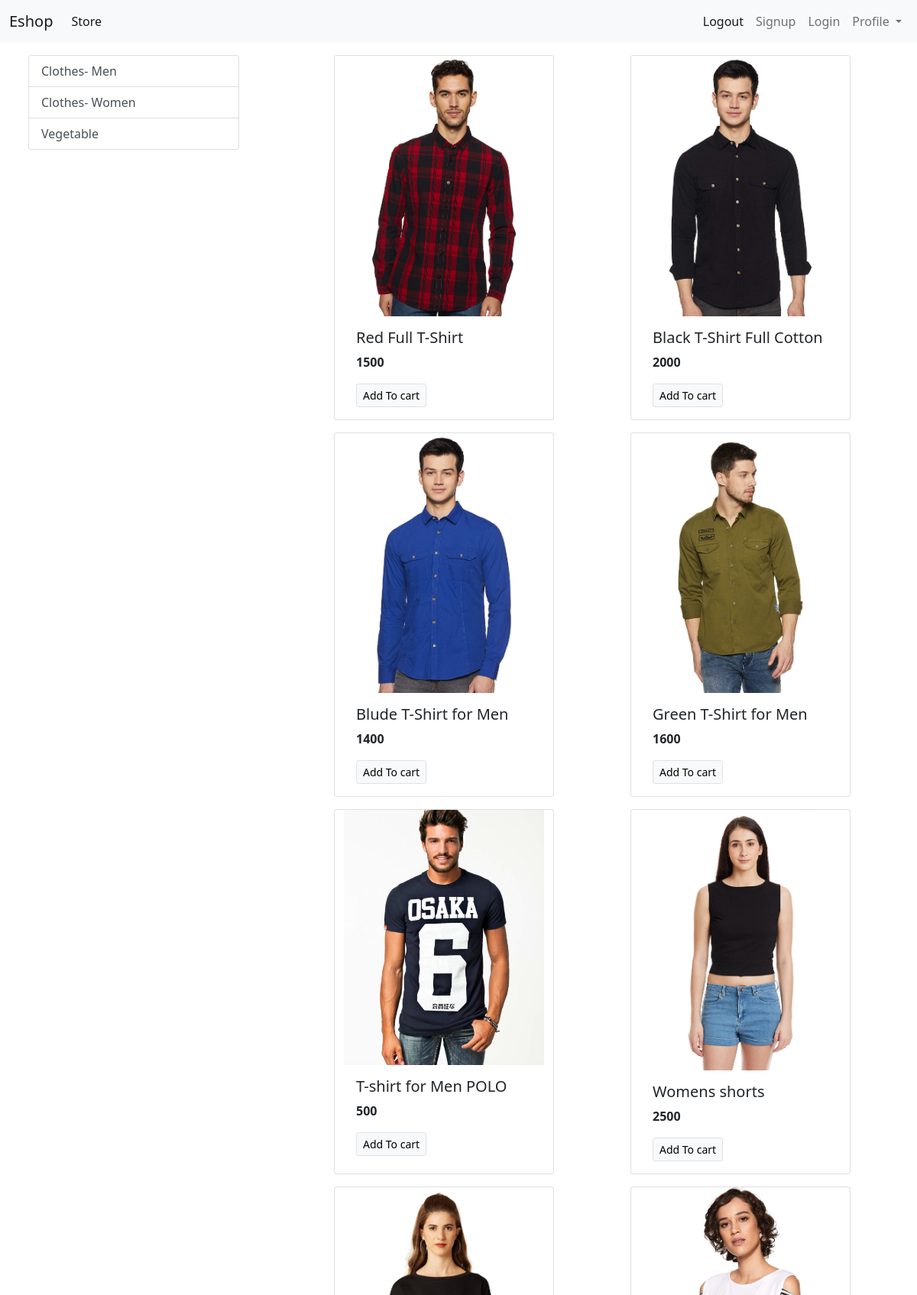
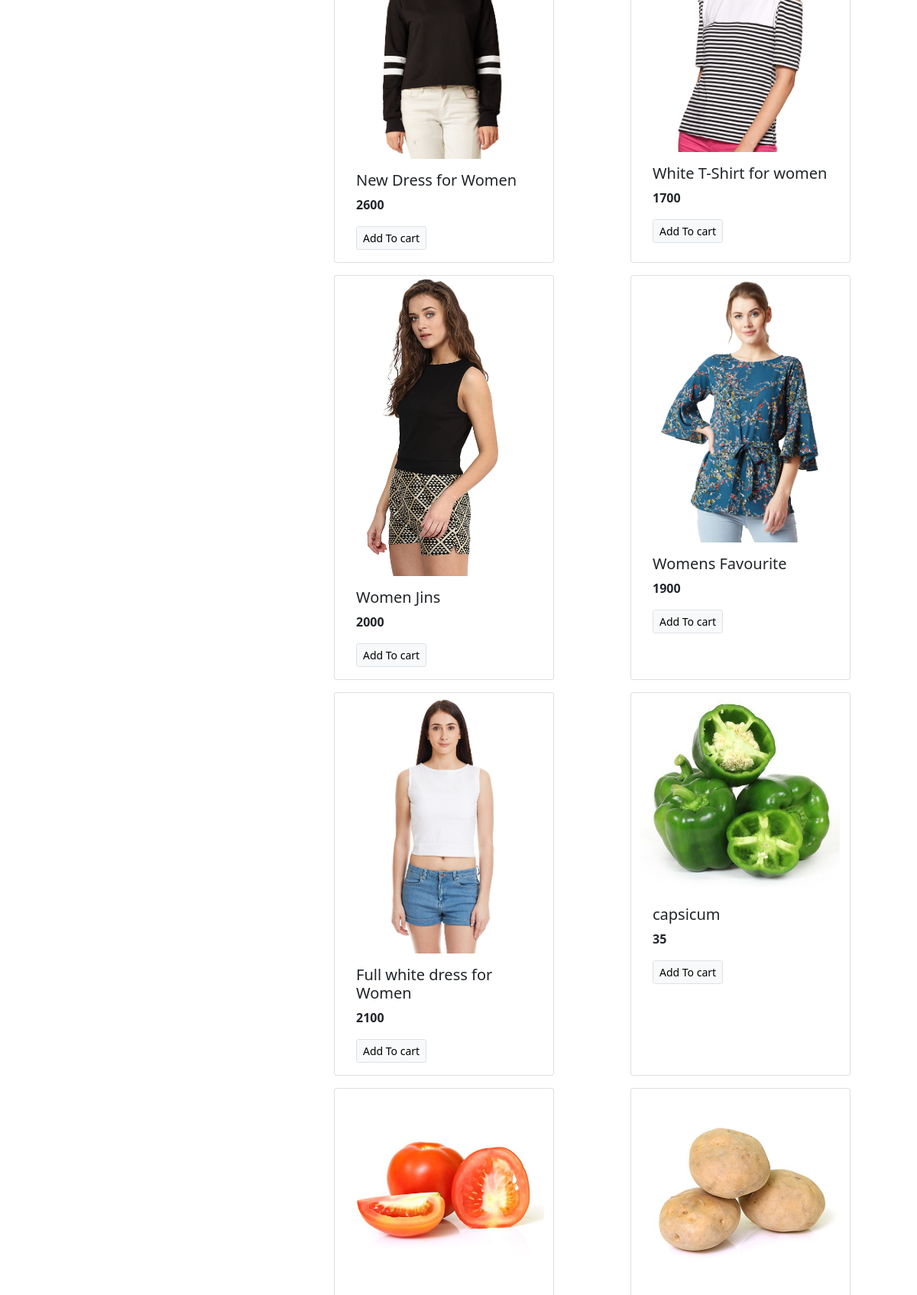
The page / (upper part) on the database its author committed (2 pictures, top to bottom).
### store/models.py (models this page shows, shortened)
class Category(models.Model):
    name = models.CharField(max_length=20)
    @staticmethod
    def get_all_categories():
        return Category.objects.all()

class Product(models.Model):
    name = models.CharField(max_length=50)
    price = models.IntegerField(default=0)
    description = models.CharField(max_length=200 , default = "")
    image = models.ImageField(upload_to='uploads/products/')
    category = models.ForeignKey(Category, on_delete=models.CASCADE, default=1 )
    @staticmethod
    def get_all_products():
        return Product.objects.all()

### store/views.py (the view)
# urls.py: path('', index ),
def index(request):
    products= None
    categories= Category.get_all_categories();
    categoryID = request.GET.get('category')
    if categoryID:
        products = Product.get_all_products_by_categoryid(categoryID)
    else:
        products = Product.get_all_products();
    data = {}
    data['products'] = products
    data['categories'] = categories
    return render(request, 'index.html', data)

### store/templates/index.html
  {% extends 'base.html' %}
  {% block content %}
  <div class="container-fluid mt-3">
    <div class="row">
    <div class="col-lg-3 mx-auto">
      <div class="list-group">
        {% for category in categories %}
        <a href="/?category={{category.id}}" class="list-group-item list-group-item-action">{{category.name}}</a>
        {% endfor%}
      </div>
    </div>
    <div id="products" class="col-lg-8 mx-auto">
      <div class="row mx-auto">
        {% for product in products %}
    <div class="card mx-auto mb-3" style="width: 18rem;">
    <img src="{{product.image.url}}" class="card-img-top" alt="...">
    <div class="card-body">
      <h5 class="card-title">{{product.name}}</h5>
      <p class="card-text"><b>{{product.price}}</b></p>
      <a href="#" class="btn btn-light border btn-sm">Add To cart</a>
    </div>
  </div>
{% endfor%}
    </div>
    </div>
  </div>
  {% endblock %}

### store/templates/base.html (shortened to what this page needs)
<!doctype html>
<html lang="en">
  <head>
    <link href="https://cdn.jsdelivr.net/npm/bootstrap@5.0.0-beta1/dist/css/bootstrap.min.css" rel="stylesheet">
  </head>
  <body>
    <nav class="navbar navbar-expand-lg navbar-light bg-light">
      <div class="container-fluid">
        <a class="navbar-brand" href="#">Eshop</a>
        <div class="collapse navbar-collapse" id="navbarSupportedContent">
          <ul class="navbar-nav me-auto mb-2 mb-lg-0">
            <li class="nav-item">
              <a class="nav-link active" aria-current="page" href="#">Store</a>
            </li>
          </ul>
          <ul class="navbar-nav d-flex">
            <li class="nav-item">
              <a class="nav-link active" aria-current="page" href="#">Logout</a>
            </li>
            <li class="nav-item">
              <a class="nav-link" href="#">Signup</a>
            </li>
            <li class="nav-item">
              <a class="nav-link" href="#">Login</a>
            </li>
            <li class="nav-item dropdown">
              <a class="nav-link dropdown-toggle" href="#" id="navbarDropdown" role="button" data-bs-toggle="dropdown" aria-expanded="false">
                Profile
              </a>
            </li>
          </ul>
        </div>
      </div>
    </nav>
    {% block content %} {% endblock %}
  </body>
</html>

### rows shown on the page
Category: name "Clothes- Men"
Category: name "Clothes- Women"
Category: name "Vegetable"
Product: image (picture), name "Red Full T-Shirt", price "1500"
Product: image (picture), name "Black T-Shirt Full Cotton", price "2000"
Product: image (picture), name "Blude T-Shirt for Men", price "1400"
Product: image (picture), name "Green T-Shirt for Men", price "1600"
Product: image (picture), name "T-shirt for Men POLO", price "500"
Product: image (picture), name "Womens shorts", price "2500"
Product: image (picture), name "New Dress for Women", price "2600"
Product: image (picture), name "White T-Shirt for women", price "1700"
Product: image (picture), name "Women Jins", price "2000"
Product: image (picture), name "Womens Favourite", price "1900"
Product: image (picture), name "Full white dress for Women", price "2100"
Product: image (picture), name "capsicum", price "35"
Product: image (picture)
Product: image (picture)
